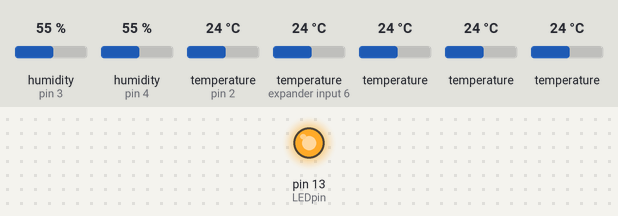
A sketch run on a simulated Arduino Uno, built with avr-gcc and run on an emulated ATmega328P. Parts: output pins drawn as LEDs (lit = HIGH). The test bench sets the inputs (shaded band); at power-on: humidity (sensors on pin 3, pin 4) 55 %, temperature (sensors on pin 2, expander input 6) 24 °C, temperature 24 °C. Storage starts empty; what the sketch prints to the serial monitor is not drawn.

Above: at 0.1 s.
At 2.1 s:
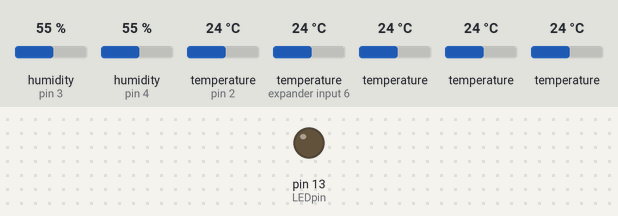
Timing chart, 0 to 3.6 s (numbered marks = the images above):
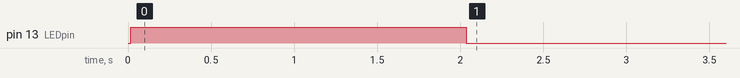

The sketch:

TestSD_DS18B20_and_DHT_SD.ino
```cpp
//INSERT SLEEP MODE

// Libraries for DS18B20
#include <OneWire.h>
#include <DallasTemperature.h>
// Libraries for DHT11/22
#include <Adafruit_Sensor.h>
#include <DHT.h>
#include <DHT_U.h>
// Libraries for comunicating with the SD
#include <SPI.h>
#include <SD.h>
File myFile;

// Initialize the commands for SLEEP to save energy
//ISR(WDT_vect) { Sleepy::watchdogEvent(); }

// Sensor type for the humidity sensor
#define DHTTYPE DHT11   // DHT 11
// Data wire bus for DS18B20 in digital pin 2
#define ONE_WIRE_BUS 2
// Humidity sensor DHT INSIDE (pin 3) and OUTSIDE (pin 4) the beehive
#define DHT_IN_PIN 3
#define DHT_OUT_PIN 4
#define LEDpin 13

// Setup a oneWire instance to communicate with any OneWire device
OneWire oneWire(ONE_WIRE_BUS);
// Pass oneWire reference to DallasTemperature library for DS18B20
DallasTemperature sensors(&oneWire);


// Number of temperature/humidity sensors PREDEFINED
const int numDS18B20 = 5;
const int numDHT = 2;

// BRUTTO float numbers require 2byte, we could save the measurements instantly as integer types (int=measurement*100)
float tempC[numDS18B20]; //12 significant bits

// BRUTTO Addresses of DS18B20 sensors retrived with the Sensor_Identifier_DS18B20.ino program. This procedure can be AUTOMATIZED for a large scale production
DeviceAddress address_T1 = {0x28, 0x96, 0x25, 0x46, 0x5F, 0x20, 0x01, 0x65}; // T1=CLUSTER of bees
DeviceAddress address_T2 = {0x28, 0x3E, 0xA8, 0x93, 0x63, 0x20, 0x01, 0x5A}; // T2=LEFT or EST STOCKS
DeviceAddress address_T3 = {0x28, 0xE2, 0x8A, 0x7A, 0x62, 0x20, 0x01, 0xE9}; // T3=RIGHT or OVEST STOCKS
DeviceAddress address_T4 = {0x28, 0x65, 0x7B, 0x5C, 0x5F, 0x20, 0x01, 0x5A}; // T4=CLUSTER of bees (safety)
DeviceAddress address_T5 = {0x28, 0x49, 0x7C, 0x51, 0x5F, 0x20, 0x01, 0x5D}; // T5=OUTSIDE

//float temperature[numDHT]; // Temperature measured from the DHT, not needed since we used sensors T1 T2 T3 T4 T5
float humidity[numDHT];

// Initialize the DHT sensors INSIDE and OUTSIDE the beehive
DHT_Unified dht_in(DHT_IN_PIN, DHTTYPE);
DHT_Unified dht_out(DHT_OUT_PIN, DHTTYPE);


void setup(void)
{
  // Start up the library for DS18B20 and for DHT
  sensors.begin();
  dht_in.begin();
  dht_out.begin();
  Serial.begin(9600);

  // Check visually for the power light (spia di accensione)
  pinMode(LEDpin, OUTPUT);
  digitalWrite(LEDpin,HIGH);
  delay(2000);
  if (!SD.begin(10)) {
    // If SD initialization didn't go as planned the light stay on
    while (1);
  }
  digitalWrite(LEDpin, LOW);

  // BRUTTO We saves datas on a MicroSD so we could send them via LoRa only once a day
  // However if the battery ended or for every inconvenient crash we should send all the datas that probably wasn't able to send
}

void loop(void)
{
  // Send command to all DS18B20 for temperature conversion
  sensors.requestTemperatures();

  // Get temperature from a specified sensor (position of sensors is physically written on the sensor), in order to keep track for the physical position of sensors
  tempC[0] = sensors.getTempC(address_T1);
  //delay(200);
  tempC[1] = sensors.getTempC(address_T2);
  //delay(200);
  tempC[2]= sensors.getTempC(address_T3);
  //delay(200);
  tempC[3] = sensors.getTempC(address_T4);
  //delay(200);
  tempC[4] = sensors.getTempC(address_T5);
  //delay(200);

  // Display the temperature values in order to test/debug
  for (int i = 0;  i < numDS18B20;  i++)
  {
    // BRUTTO Serial.print always try to print even though Arduino is not connected to a Serial Monitor?????????????????
    Serial.print("Sensor T");
    Serial.print(i+1);
    Serial.print(" : ");
    Serial.print(tempC[i]);
    Serial.print("C ");
  }

  Serial.println("");

  // BRUTTO Not optimized from a memory point of view, since sensors_event_t is a ~40byte data and we only need a 2byte float
  sensors_event_t event;

  // Get humidity and print its value
  dht_in.humidity().getEvent(&event);
  if (isnan(event.relative_humidity)) {
    // BRUTTO Serial.print(F()) using F() we are moving constant strings to the program memory instead of the ram
    Serial.println(F("Error reading humidity IN!"));
    humidity[0]=-126.0;  //if the humidity sensor 0 is not a number (e.g. disconnectes, etc..) its value becomes -126.0 that is a flag value
  }
  // Display the humidity values in order to test/debug
  else {
    humidity[0]=event.relative_humidity;
    Serial.print(F("Humidity in: "));
    Serial.print(humidity[0]);
    Serial.println(F("%"));
  }

   // Get humidity and print its value
  dht_out.humidity().getEvent(&event);
  if (isnan(event.relative_humidity)) {
    // BRUTTO Serial.print(F()) using F() we are moving constant strings to the program memory instead of the ram
    Serial.println(F("Error reading humidity OUT!"));
    humidity[1]=-126.0;  //if the humidity sensor 1 is not a number (e.g. disconnectes, etc..) its value becomes -126.0 that is a flag value
  }
  // Display the humidity values in order to test/debug
  else {
    humidity[1]=event.relative_humidity;
    Serial.print(F("Humidity out: "));
    Serial.print(humidity[1]);
    Serial.println(F("%"));
  }

  // FILE_WRITE starts from the end of the file to read/save datas
  // BRUTTO Save in this order: the 5 temperature, the 2 humidity and the percentual of activation of the PIR
  myFile = SD.open("test.txt", FILE_WRITE);

  // myFile = TRUE if it has been opened correctly
  if (myFile) {
    for (int i = 0; i < numDS18B20; i++) {
    myFile.println(tempC[i]);
    }
    for (int i = 0; i < numDHT; i++) {
    myFile.println(humidity[i]);
    }
    //myFile.println(percPIR);

  myFile.close();
  }

  //IF you want to read the file directly, the following code should be considered (e.g. for testing, not to analyse data):
  //it contains the labels for each value that is written in the text

  /*
    myFile = SD.open("test.txt", FILE_WRITE);

  // myFile = TRUE if it has been opened correctly
  if (myFile) {
    for (int i = 0; i < numDS18B20; i++) {
      myFile.print("T");
      myFile.print(i+1);
      myFile.print(": ");
      myFile.println(tempC[i]);
    }
    for (int i = 0; i < numDHT; i++) {
      myFile.print("DHT");
      myFile.print(i+1);
      myFile.print(": ");
      myFile.println(humidity[i]);
    }
    //myFile.println(percPIR);

  myFile.close();
  }
  */


  delay(10000);
}
```
